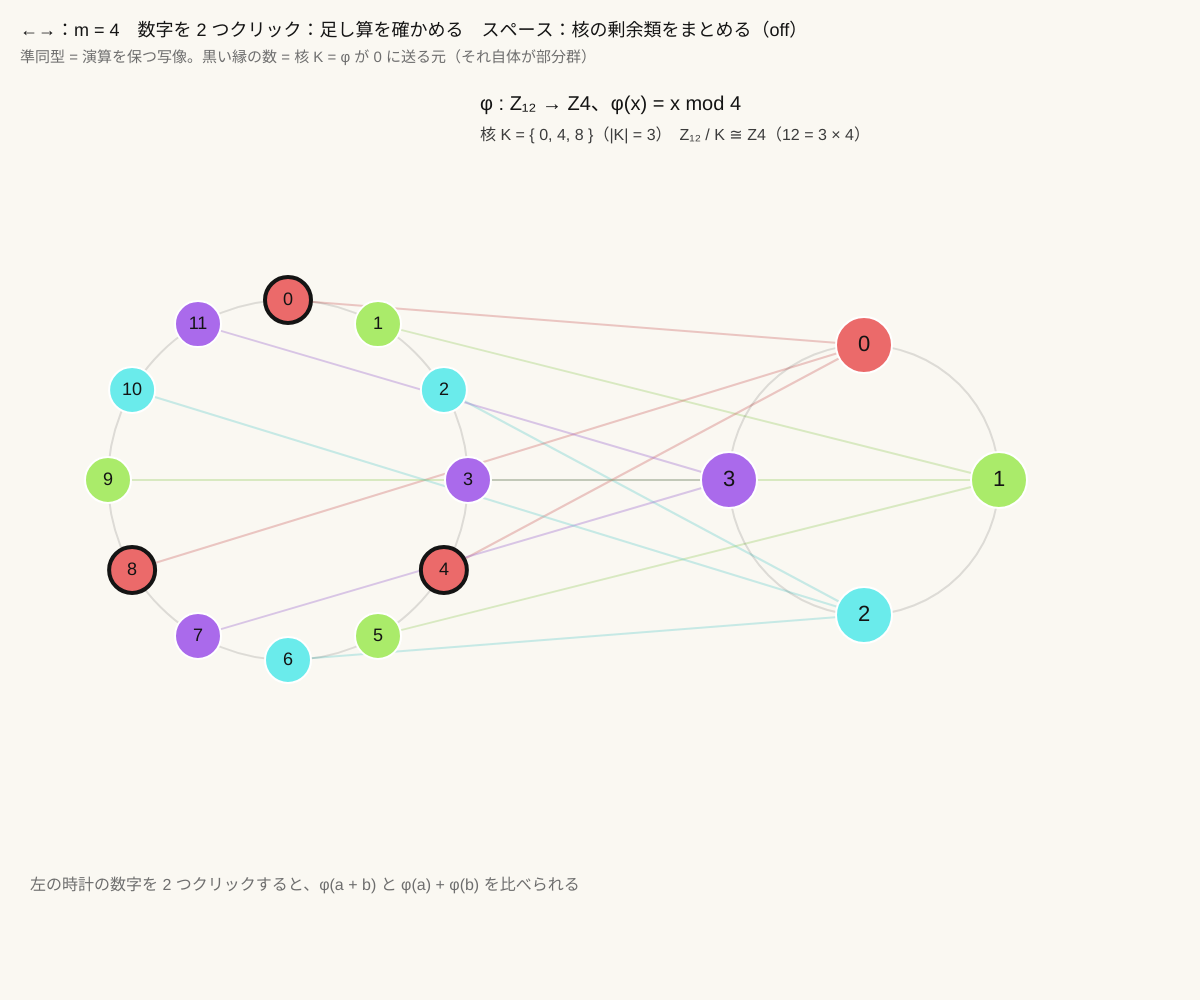
Frame 1 (no input)
Frame 60 (no input): identical to frame 1, image omitted
Frame 120 (the mouse pressed at the canvas centre since frame 60): identical to frame 1, image omitted

The p5.js sketch that drew this single still picture (run headless with seeded random() and noise() and a simulated clock; from frame 60 on, the mouse is pressed at the canvas centre):

// p5.js sketch
// ── sketch.js
// ============================================
// 06 準同型と剰余群
// φ(x) = x mod m で 12 時間の時計 Z₁₂ を m 時間の時計 Zₘ に写す。足し算を保つ：φ(a + b) = φ(a) + φ(b)
//   0 に行く元の集まり = 核（kernel）K。K の剰余類を 1 点にまとめた Z₁₂ / K は Zₘ と同じ（準同型定理）
// ←→ = m（2〜6）/ 時計の数字を 2 つクリック = a + b を確かめる / スペース = 剰余類をまとめる・ばらす
// ============================================

let M = 12;              // ★ もとの時計
let m = 4;               // 写す先の時計
let merge = 0, mergeTarget = 0;   // 0 = ばらばら、1 = まとめる
let pa = -1, pb = -1;    // クリックした 2 つの数

function setup() {
  createCanvas(windowWidth, windowHeight);
}

function phi(x) { return x % m; }
function isHom() { return M % m === 0; }   // m が 12 を割り切るときだけ準同型

function draw() {
  background(250, 248, 242);
  merge += (mergeTarget - merge) * 0.08;
  let R1 = min(width * 0.15, height * 0.24), c1 = [width * 0.24, height * 0.48];
  let R2 = R1 * 0.75, c2 = [width * 0.72, height * 0.48];
  let hom = isHom();

  // 写像の線（まとめるときは消す）
  for (let x = 0; x < M; x++) {
    let a = clockPos(c1, R1, x, M, true), b = clockPos(c2, R2, phi(x), m, false);
    colorMode(HSB); stroke((phi(x) * 360) / m, 50, 80, 0.35 * (1 - merge)); colorMode(RGB);
    strokeWeight(2);
    line(a[0], a[1], b[0], b[1]);
  }
  // 左の時計（Z₁₂）
  noFill(); stroke(0, 30); strokeWeight(2); circle(c1[0], c1[1], R1 * 2);
  for (let x = 0; x < M; x++) {
    let p = clockPos(c1, R1, x, M, true);
    let inK = phi(x) === 0;
    colorMode(HSB); fill((phi(x) * 360) / m, 55, 92); colorMode(RGB);
    stroke(inK ? color(20) : color(255)); strokeWeight(inK ? 4 : 2);
    circle(p[0], p[1], 46);
    noStroke(); fill(20); textAlign(CENTER, CENTER); textSize(18);
    text(x, p[0], p[1]);
  }
  // 右の時計（Zₘ）
  noFill(); stroke(0, 30); strokeWeight(2); circle(c2[0], c2[1], R2 * 2);
  for (let y = 0; y < m; y++) {
    let p = clockPos(c2, R2, y, m, false);
    colorMode(HSB); fill((y * 360) / m, 55, 92); colorMode(RGB);
    stroke(255); strokeWeight(2);
    circle(p[0], p[1], 56);
    noStroke(); fill(20); textSize(22);
    text(y, p[0], p[1]);
  }
  textAlign(LEFT, BASELINE);

  // クリックした a, b の足し算
  noStroke(); fill(20); textSize(20);
  let y0 = height - 110;
  if (pa >= 0 && pb >= 0) {
    let s = (pa + pb) % M;
    text('a + b = ' + pa + ' + ' + pb + ' = ' + s + '（mod 12）→ φ(a + b) = ' + phi(s), 30, y0);
    let rhs = (phi(pa) + phi(pb)) % m;
    text('φ(a) + φ(b) = ' + phi(pa) + ' + ' + phi(pb) + ' = ' + rhs + '（mod ' + m + '）', 30, y0 + 32);
    fill(phi(s) === rhs ? color(40, 150, 90) : color(210, 50, 60)); textSize(24);
    text(phi(s) === rhs ? '一致 ✓' : '一致しない ✗（準同型ではない）', 30, y0 + 70);
  } else if (pa >= 0) text('a = ' + pa + '。もう 1 つクリック', 30, y0);
  else { fill(110); textSize(16); text('左の時計の数字を 2 つクリックすると、φ(a + b) と φ(a) + φ(b) を比べられる', 30, y0); }

  fill(20); textSize(18);
  text('←→：m = ' + m + '　数字を 2 つクリック：足し算を確かめる　スペース：核の剰余類をまとめる（' + (mergeTarget ? 'ON' : 'off') + '）', 20, 36);
  fill(110); textSize(15);
  text('準同型 = 演算を保つ写像。黒い縁の数 = 核 K = φ が 0 に送る元（それ自体が部分群）', 20, 62);
  let px = width * 0.5, py = 110;
  textSize(20); fill(20);
  text('φ : Z₁₂ → Z' + m + '、φ(x) = x mod ' + m, px - 120, py);
  if (hom) {
    let K = [...Array(M).keys()].filter((x) => phi(x) === 0);
    textSize(16); fill(60);
    text('核 K = { ' + K.join(', ') + ' }（|K| = ' + K.length + '）　Z₁₂ / K ≅ Z' + m + '（12 = ' + K.length + ' × ' + m + '）', px - 120, py + 30);
  } else {
    textSize(16); fill(210, 50, 60);
    text(m + ' は 12 を割り切らない → 11 + 1 = 0 なのに φ(11) + φ(1) = ' + ((phi(11) + 1) % m) + ' ≠ φ(0) = 0。準同型にならない', px - 120, py + 30);
  }
}

// 時計の数字の位置。左の時計は「まとめる」と同じ剰余類（同じ φ）の点が 1 か所に集まる
function clockPos(c, R, x, mm, left) {
  let a = -HALF_PI + (x * TWO_PI) / mm;
  let p = [c[0] + R * cos(a), c[1] + R * sin(a)];
  if (left && isHom() && merge > 0.001) {
    let b = -HALF_PI + (phi(x) * TWO_PI) / m;
    let k = floor(x / m), cnt = M / m;
    let q = [c[0] + R * 0.75 * cos(b) + (k - (cnt - 1) / 2) * 8, c[1] + R * 0.75 * sin(b) + (k - (cnt - 1) / 2) * 8];
    p = [lerp(p[0], q[0], merge), lerp(p[1], q[1], merge)];
  }
  return p;
}

function mousePressed() {
  let R1 = min(width * 0.15, height * 0.24), c1 = [width * 0.24, height * 0.48];
  for (let x = 0; x < M; x++) {
    let p = clockPos(c1, R1, x, M, true);
    if (dist(mouseX, mouseY, p[0], p[1]) < 23) {
      if (pa < 0 || pb >= 0) { pa = x; pb = -1; } else pb = x;
      return;
    }
  }
}

function keyPressed() {
  if (key === RIGHT_ARROW) m = min(m + 1, 6);
  if (key === LEFT_ARROW) m = max(m - 1, 2);
  if (key === ' ') mergeTarget = 1 - mergeTarget;
  return false;
}

// ---------- やってみよう ----------
// 1. m = 3, 4, 6 で核の大きさは？ |核| × m = 12 になっている
// 2. m = 5 を選んで 11 と 1 をクリック → 一致しない。12 の約数でないとダメな理由を考えよう
// 3. スペースでまとめると、12 個の点が m 個の「かたまり」に。かたまりどうしの足し算 = Zₘ の足し算
// 4. φ(x) = 2x mod 12 も準同型（Z₁₂ → Z₁₂）。核は？ 写る先（像）は？ phi を書きかえよう
